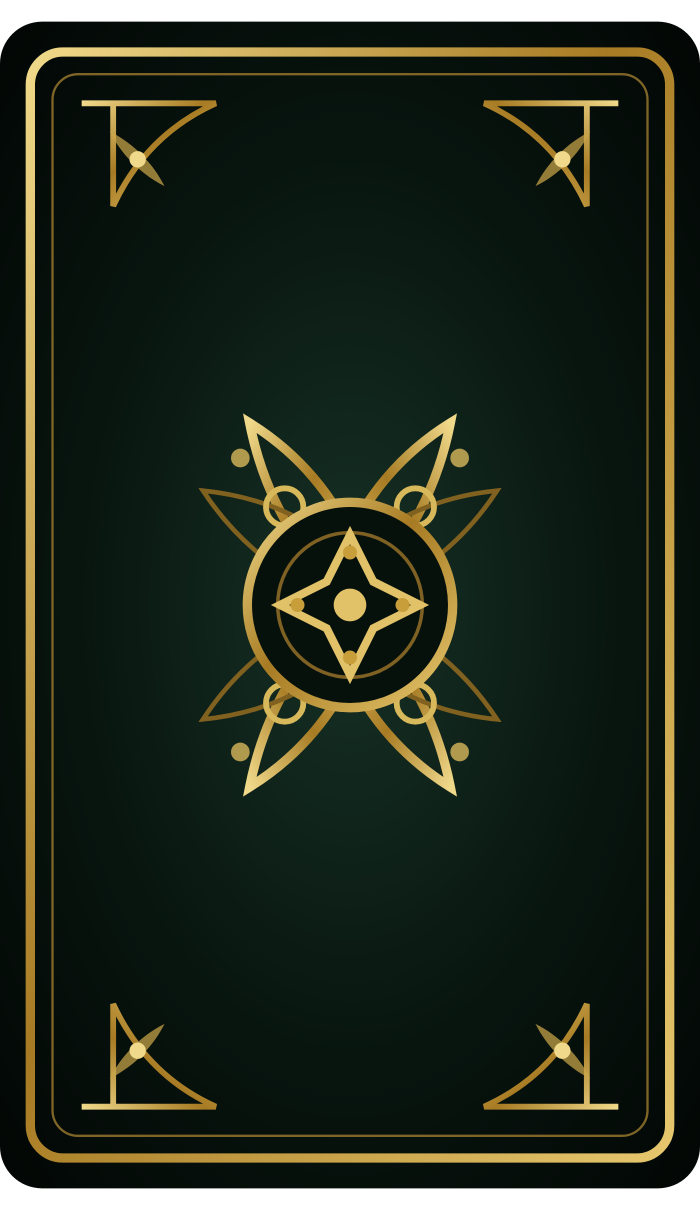
#> input picture art/renders/card-back.png, 1400 x 2420 px (shown at 1/2 size)
$ python generate_print_a4_pdf.py
#> lines starting #> are read from the running program, lines starting #| are printed output that depends on the picture
#!/usr/bin/env python3
"""
LeopardCat Tarot - A4 DIY Print-at-Home PDF Generator
Renders the complete 78-card deck into 300 DPI A4 sheets (4 cards per page, 70x120mm standard tarot size).
Supports duplex-aligned printing, crop marks, cutting guides, and card back sheets.
"""

import argparse
import json
import os
import sys
from pathlib import Path
from PIL import Image, ImageDraw, ImageFont

ROOT = Path(__file__).resolve().parents[1]
DEFAULT_MANIFEST = ROOT / "website" / "manifest.json"
DEFAULT_RENDERS_DIR = ROOT / "art" / "renders"
CARD_BACK_SVG = ROOT / "website" / "public" / "art" / "card-back.svg"
CARD_BACK_PNG = DEFAULT_RENDERS_DIR / "card-back.png"

# A4 Dimensions at 300 DPI (210mm x 297mm)
DPI = 300
MM_TO_INCH = 25.4
A4_W_MM = 210.0
A4_H_MM = 297.0
PAGE_WIDTH = round(A4_W_MM / MM_TO_INCH * DPI)   # 2480 px
PAGE_HEIGHT = round(A4_H_MM / MM_TO_INCH * DPI)  # 3508 px

# Standard Tarot Dimensions (70mm x 120mm)
CARD_W_MM = 70.0
CARD_H_MM = 120.0
CARD_WIDTH = round(CARD_W_MM / MM_TO_INCH * DPI)   # 827 px
CARD_HEIGHT = round(CARD_H_MM / MM_TO_INCH * DPI)  # 1417 px

COLS = 2
ROWS = 2
CARDS_PER_PAGE = COLS * ROWS  # 4 cards

TOTAL_GRID_W = COLS * CARD_WIDTH   # 1654 px
TOTAL_GRID_H = ROWS * CARD_HEIGHT  # 2834 px

MARGIN_X = (PAGE_WIDTH - TOTAL_GRID_W) // 2   # 413 px (35.0 mm)
MARGIN_Y = (PAGE_HEIGHT - TOTAL_GRID_H) // 2  # 337 px (28.5 mm)


def ensure_card_back_rendered() -> Path:
    """Ensure the card back PNG exists at full resolution."""
    if CARD_BACK_PNG.exists():
        return CARD_BACK_PNG
    print("🎨 Rendering card-back.svg via Playwright...")
    try:
        from playwright.sync_api import sync_playwright
        with sync_playwright() as p:
            browser = p.chromium.launch()
            page = browser.new_page(viewport={"width": 1400, "height": 2420})
            page.goto(f"file://{CARD_BACK_SVG.resolve()}")
            CARD_BACK_PNG.parent.mkdir(parents=True, exist_ok=True)
            page.screenshot(path=str(CARD_BACK_PNG))
            browser.close()
        print(f"✅ Created {CARD_BACK_PNG}")
    except Exception as err:
        print(f"⚠️ Playwright render failed ({err}), generating fallback PIL back...")
        img = Image.new("RGB", (1400, 2420), (7, 17, 12))
        draw = ImageDraw.Draw(img)
        gold = (240, 217, 138)
        draw.rectangle((40, 40, 1360, 2380), outline=gold, width=8)
        draw.rectangle((80, 80, 1320, 2340), outline=(126, 100, 39), width=4)
        draw.ellipse((500, 1010, 900, 1410), outline=gold, width=8)
        img.save(CARD_BACK_PNG)
    return CARD_BACK_PNG


def get_card_slot_bbox(col: int, row: int):
    """Return (x0, y0, x1, y1) for card slot at (col, row)."""
    x0 = MARGIN_X + col * CARD_WIDTH
    y0 = MARGIN_Y + row * CARD_HEIGHT
    x1 = x0 + CARD_WIDTH
    y1 = y0 + CARD_HEIGHT
    return x0, y0, x1, y1


def draw_crop_marks(draw: ImageDraw.ImageDraw, has_cards_mask: list):
    """
    Draw professional corner crop marks and cutting guides outside the cards.
    """
    crop_color = (90, 90, 90)
    mark_len = 36  # ~3mm at 300 DPI
    mark_gap = 12  # gap from card edge

    # Cut line coordinates
    x_cuts = [MARGIN_X + c * CARD_WIDTH for c in range(COLS + 1)]
    y_cuts = [MARGIN_Y + r * CARD_HEIGHT for r in range(ROWS + 1)]

    # Vertical cut ticks (top margin and bottom margin)
    for x in x_cuts:
        # Top tick
        draw.line([(x, MARGIN_Y - mark_gap - mark_len), (x, MARGIN_Y - mark_gap)], fill=crop_color, width=2)
        # Bottom tick
        draw.line([(x, MARGIN_Y + TOTAL_GRID_H + mark_gap), (x, MARGIN_Y + TOTAL_GRID_H + mark_gap + mark_len)], fill=crop_color, width=2)

    # Horizontal cut ticks (left margin and right margin)
    for y in y_cuts:
        # Left tick
        draw.line([(MARGIN_X - mark_gap - mark_len, y), (MARGIN_X - mark_gap, y)], fill=crop_color, width=2)
        # Right tick
        draw.line([(MARGIN_X + TOTAL_GRID_W + mark_gap, y), (MARGIN_X + TOTAL_GRID_W + mark_gap + mark_len, y)], fill=crop_color, width=2)

    # Subtle inner corner ticks for the center cross
    center_x = MARGIN_X + CARD_WIDTH
    center_y = MARGIN_Y + CARD_HEIGHT
    draw.line([(center_x - mark_len // 2, center_y), (center_x + mark_len // 2, center_y)], fill=(160, 160, 160), width=1)
    draw.line([(center_x, center_y - mark_len // 2), (center_x, center_y + mark_len // 2)], fill=(160, 160, 160), width=1)


def build_sheet_image(cards: list, card_back_img: Image.Image, is_back: bool, page_num: int, total_pages: int, subtitle: str) -> Image.Image:
    """Build a single A4 300 DPI sheet image."""
    page = Image.new("RGB", (PAGE_WIDTH, PAGE_HEIGHT), (255, 255, 255))
    draw = ImageDraw.Draw(page)

    has_cards_mask = []

    for i in range(CARDS_PER_PAGE):
        if i < len(cards):
            card_info = cards[i]
            col = i % COLS
            row = i // COLS
            has_cards_mask.append(True)

            # In duplex printing (flip on long edge), column 0 flips to column 1
            if is_back:
                col = (COLS - 1) - col

            x0, y0, x1, y1 = get_card_slot_bbox(col, row)

            if is_back:
                card_img = card_back_img
            else:
                card_png = DEFAULT_RENDERS_DIR / f"{card_info['id']}.png"
                if not card_png.exists():
                    card_webp = DEFAULT_RENDERS_DIR / f"{card_info['id']}.webp"
                    card_png = card_webp
                card_img = Image.open(card_png).convert("RGB")

            # High quality resize into slot
            resized = card_img.resize((CARD_WIDTH, CARD_HEIGHT), Image.Resampling.LANCZOS)
            page.paste(resized, (x0, y0))

            # Draw very subtle hairline border around card for cutting boundary
            draw.rectangle((x0, y0, x1, y1), outline=(220, 220, 220), width=1)
        else:
            has_cards_mask.append(False)

    # Crop marks
    draw_crop_marks(draw, has_cards_mask)

    # Footer note
    footer_text = f"LeopardCat Tarot (石虎塔羅) • A4 DIY Print • Page {page_num}/{total_pages} ({subtitle}) • Standard 70x120mm"
    draw.text((MARGIN_X, PAGE_HEIGHT - MARGIN_Y // 2), footer_text, fill=(120, 120, 120))

    return page


def generate_tarot_pdfs(output_dir: Path):
    """Generate the complete set of A4 PDF print sheets."""
    output_dir.mkdir(parents=True, exist_ok=True)
    ensure_card_back_rendered()

    # Load canonical card manifest
    with open(DEFAULT_MANIFEST, "r", encoding="utf-8") as f:
#> (reads website/manifest.json from the repository)
        all_cards = json.load(f)

    total_cards = len(all_cards)
    total_sheets = (total_cards + CARDS_PER_PAGE - 1) // CARDS_PER_PAGE

    print(f"🃏 Found {total_cards} cards. Generating {total_sheets} sheets (4 cards/sheet)...")

    # Pre-render card back at target slot size
    raw_back = Image.open(CARD_BACK_PNG).convert("RGB")
#> raw_back is the input picture: PIL image 1400x2420 RGB; mean R, G, B 34.2, 42.5, 29.9
    back_resized = raw_back.resize((CARD_WIDTH, CARD_HEIGHT), Image.Resampling.LANCZOS)
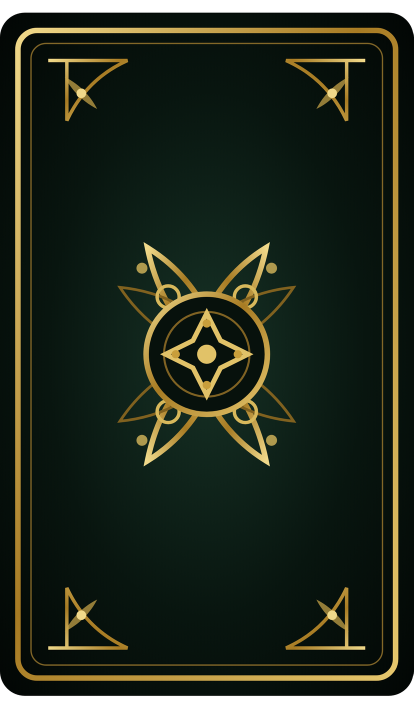
#> back_resized: PIL image 827x1417 RGB (shown at 1/2 size); mean R, G, B 34.2, 42.5, 29.9

    front_pages = []
    back_pages = []
    duplex_pages = []

    for sheet_idx in range(total_sheets):
        start_idx = sheet_idx * CARDS_PER_PAGE
        end_idx = min(start_idx + CARDS_PER_PAGE, total_cards)
        sheet_cards = all_cards[start_idx:end_idx]

        card_names = ", ".join(c.get("slug", c["id"]) for c in sheet_cards)
        print(f"  📄 Processing Sheet {sheet_idx + 1}/{total_sheets} (Cards {start_idx + 1} - {end_idx})...")

        # Build front sheet
        front_sheet = build_sheet_image(
            cards=sheet_cards,
            card_back_img=back_resized,
            is_back=False,
            page_num=sheet_idx + 1,
            total_pages=total_sheets,
            subtitle=f"Front: #{start_idx + 1:02d} - #{end_idx:02d}"
        )
#> in build_sheet_image, `page = Image.new("RGB", (PAGE_WIDTH, PAGE_HEIGHT), (255, 255, 255))`: page: PIL image 2480x3508 RGB; every value is 255
        front_pages.append(front_sheet)

        # Build matching back sheet
        back_sheet = build_sheet_image(
            cards=sheet_cards,
            card_back_img=back_resized,
            is_back=True,
            page_num=sheet_idx + 1,
            total_pages=total_sheets,
            subtitle=f"Back: #{start_idx + 1:02d} - #{end_idx:02d}"
        )
        back_pages.append(back_sheet)

        # Interleave for duplex
        duplex_pages.append(front_sheet)
        duplex_pages.append(back_sheet)

    # Save Duplex PDF
    duplex_path = output_dir / "leopardcat_tarot_A4_duplex.pdf"
    print(f"\n📦 Saving Duplex PDF ({len(duplex_pages)} pages) -> {duplex_path}...")
    duplex_pages[0].save(
        duplex_path,
        "PDF",
        resolution=300.0,
        save_all=True,
        append_images=duplex_pages[1:]
    )

    # Save Fronts PDF
    fronts_path = output_dir / "leopardcat_tarot_A4_fronts.pdf"
    print(f"📦 Saving Fronts PDF ({len(front_pages)} pages) -> {fronts_path}...")
    front_pages[0].save(
        fronts_path,
        "PDF",
        resolution=300.0,
        save_all=True,
        append_images=front_pages[1:]
    )

    # Save Backs PDF
    backs_path = output_dir / "leopardcat_tarot_A4_backs.pdf"
    print(f"📦 Saving Backs PDF ({len(back_pages)} pages) -> {backs_path}...")
    back_pages[0].save(
        backs_path,
        "PDF",
        resolution=300.0,
        save_all=True,
        append_images=back_pages[1:]
    )

    # Generate sample preview images for quick inspection
    preview_front = output_dir / "preview_sheet_01_front.jpg"
    preview_back = output_dir / "preview_sheet_01_back.jpg"
    front_pages[0].save(preview_front, "JPEG", quality=85)
    back_pages[0].save(preview_back, "JPEG", quality=85)
    print(f"🖼️ Previews saved to {preview_front.name} & {preview_back.name}")

    print("\n🎉 PDF Generation Completed Successfully!")
    print(f"  • Duplex File: {duplex_path} ({os.path.getsize(duplex_path) / (1024*1024):.1f} MB)")
    print(f"  • Fronts File: {fronts_path} ({os.path.getsize(fronts_path) / (1024*1024):.1f} MB)")
    print(f"  • Backs File:  {backs_path} ({os.path.getsize(backs_path) / (1024*1024):.1f} MB)")


def main():
    parser = argparse.ArgumentParser(description="Generate A4 DIY Tarot Deck PDFs.")
    parser.add_argument("--output-dir", default="print_output", help="Target directory for generated PDFs")
    args = parser.parse_args()

    output_dir = Path(args.output_dir)
    if not output_dir.is_absolute():
        output_dir = ROOT / output_dir

    generate_tarot_pdfs(output_dir)


if __name__ == "__main__":
#> (the run stopped early here; a loop or call above may not have finished)
